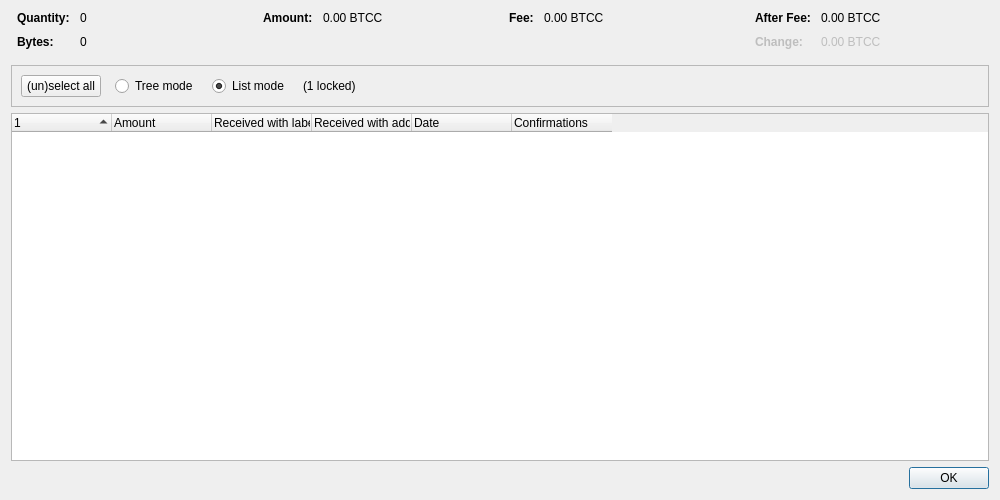
<?xml version="1.0" encoding="UTF-8"?>
<ui version="4.0">
 <class>CoinControlDialog</class>
 <widget class="QDialog" name="CoinControlDialog">
  <property name="geometry">
   <rect>
    <x>0</x>
    <y>0</y>
    <width>1000</width>
    <height>500</height>
   </rect>
  </property>
  <property name="windowTitle">
   <string>Coin Selection</string>
  </property>
  <layout class="QVBoxLayout" name="verticalLayout">
   <item>
    <layout class="QHBoxLayout" name="horizontalLayoutTop" stretch="0,0,0,0">
     <property name="topMargin">
      <number>0</number>
     </property>
     <property name="bottomMargin">
      <number>10</number>
     </property>
     <item>
      <layout class="QFormLayout" name="formLayoutCoinControl1">
       <property name="labelAlignment">
        <set>Qt::AlignLeft|Qt::AlignVCenter</set>
       </property>
       <property name="horizontalSpacing">
        <number>10</number>
       </property>
       <property name="verticalSpacing">
        <number>10</number>
       </property>
       <property name="leftMargin">
        <number>6</number>
       </property>
       <property name="rightMargin">
        <number>6</number>
       </property>
       <item row="0" column="0">
        <widget class="QLabel" name="labelCoinControlQuantityText">
         <property name="font">
          <font>
           <weight>75</weight>
           <bold>true</bold>
          </font>
         </property>
         <property name="text">
          <string>Quantity:</string>
         </property>
        </widget>
       </item>
       <item row="0" column="1">
        <widget class="QLabel" name="labelCoinControlQuantity">
         <property name="cursor">
          <cursorShape>IBeamCursor</cursorShape>
         </property>
         <property name="contextMenuPolicy">
          <enum>Qt::ActionsContextMenu</enum>
         </property>
         <property name="text">
          <string notr="true">0</string>
         </property>
         <property name="textInteractionFlags">
          <set>Qt::LinksAccessibleByMouse|Qt::TextSelectableByKeyboard|Qt::TextSelectableByMouse</set>
         </property>
        </widget>
       </item>
       <item row="1" column="0">
        <widget class="QLabel" name="labelCoinControlBytesText">
         <property name="font">
          <font>
           <weight>75</weight>
           <bold>true</bold>
          </font>
         </property>
         <property name="text">
          <string>Bytes:</string>
         </property>
        </widget>
       </item>
       <item row="1" column="1">
        <widget class="QLabel" name="labelCoinControlBytes">
         <property name="cursor">
          <cursorShape>IBeamCursor</cursorShape>
         </property>
         <property name="contextMenuPolicy">
          <enum>Qt::ActionsContextMenu</enum>
         </property>
         <property name="text">
          <string notr="true">0</string>
         </property>
         <property name="textInteractionFlags">
          <set>Qt::LinksAccessibleByMouse|Qt::TextSelectableByKeyboard|Qt::TextSelectableByMouse</set>
         </property>
        </widget>
       </item>
      </layout>
     </item>
     <item>
      <layout class="QFormLayout" name="formLayoutCoinControl2">
       <property name="horizontalSpacing">
        <number>10</number>
       </property>
       <property name="verticalSpacing">
        <number>10</number>
       </property>
       <property name="leftMargin">
        <number>6</number>
       </property>
       <property name="rightMargin">
        <number>6</number>
       </property>
       <item row="0" column="0">
        <widget class="QLabel" name="labelCoinControlAmountText">
         <property name="font">
          <font>
           <weight>75</weight>
           <bold>true</bold>
          </font>
         </property>
         <property name="text">
          <string>Amount:</string>
         </property>
        </widget>
       </item>
       <item row="0" column="1">
        <widget class="QLabel" name="labelCoinControlAmount">
         <property name="cursor">
          <cursorShape>IBeamCursor</cursorShape>
         </property>
         <property name="contextMenuPolicy">
          <enum>Qt::ActionsContextMenu</enum>
         </property>
         <property name="text">
          <string notr="true">0.00 BTCC</string>
         </property>
         <property name="textInteractionFlags">
          <set>Qt::LinksAccessibleByMouse|Qt::TextSelectableByKeyboard|Qt::TextSelectableByMouse</set>
         </property>
        </widget>
       </item>
      </layout>
     </item>
     <item>
      <layout class="QFormLayout" name="formLayoutCoinControl3">
       <property name="horizontalSpacing">
        <number>10</number>
       </property>
       <property name="verticalSpacing">
        <number>10</number>
       </property>
       <property name="leftMargin">
        <number>6</number>
       </property>
       <property name="rightMargin">
        <number>6</number>
       </property>
       <item row="0" column="0">
        <widget class="QLabel" name="labelCoinControlFeeText">
         <property name="font">
          <font>
           <weight>75</weight>
           <bold>true</bold>
          </font>
         </property>
         <property name="text">
          <string>Fee:</string>
         </property>
        </widget>
       </item>
       <item row="0" column="1">
        <widget class="QLabel" name="labelCoinControlFee">
         <property name="cursor">
          <cursorShape>IBeamCursor</cursorShape>
         </property>
         <property name="contextMenuPolicy">
          <enum>Qt::ActionsContextMenu</enum>
         </property>
         <property name="text">
          <string notr="true">0.00 BTCC</string>
         </property>
         <property name="textInteractionFlags">
          <set>Qt::LinksAccessibleByMouse|Qt::TextSelectableByKeyboard|Qt::TextSelectableByMouse</set>
         </property>
        </widget>
       </item>
      </layout>
     </item>
     <item>
      <layout class="QFormLayout" name="formLayoutCoinControl4">
       <property name="labelAlignment">
        <set>Qt::AlignLeft|Qt::AlignVCenter</set>
       </property>
       <property name="horizontalSpacing">
        <number>10</number>
       </property>
       <property name="verticalSpacing">
        <number>10</number>
       </property>
       <property name="leftMargin">
        <number>6</number>
       </property>
       <property name="rightMargin">
        <number>6</number>
       </property>
       <item row="0" column="0">
        <widget class="QLabel" name="labelCoinControlAfterFeeText">
         <property name="font">
          <font>
           <weight>75</weight>
           <bold>true</bold>
          </font>
         </property>
         <property name="text">
          <string>After Fee:</string>
         </property>
        </widget>
       </item>
       <item row="0" column="1">
        <widget class="QLabel" name="labelCoinControlAfterFee">
         <property name="cursor">
          <cursorShape>IBeamCursor</cursorShape>
         </property>
         <property name="contextMenuPolicy">
          <enum>Qt::ActionsContextMenu</enum>
         </property>
         <property name="text">
          <string notr="true">0.00 BTCC</string>
         </property>
         <property name="textInteractionFlags">
          <set>Qt::LinksAccessibleByMouse|Qt::TextSelectableByKeyboard|Qt::TextSelectableByMouse</set>
         </property>
        </widget>
       </item>
       <item row="1" column="0">
        <widget class="QLabel" name="labelCoinControlChangeText">
         <property name="enabled">
          <bool>false</bool>
         </property>
         <property name="font">
          <font>
           <weight>75</weight>
           <bold>true</bold>
          </font>
         </property>
         <property name="text">
          <string>Change:</string>
         </property>
        </widget>
       </item>
       <item row="1" column="1">
        <widget class="QLabel" name="labelCoinControlChange">
         <property name="enabled">
          <bool>false</bool>
         </property>
         <property name="cursor">
          <cursorShape>IBeamCursor</cursorShape>
         </property>
         <property name="contextMenuPolicy">
          <enum>Qt::ActionsContextMenu</enum>
         </property>
         <property name="text">
          <string notr="true">0.00 BTCC</string>
         </property>
         <property name="textInteractionFlags">
          <set>Qt::LinksAccessibleByMouse|Qt::TextSelectableByKeyboard|Qt::TextSelectableByMouse</set>
         </property>
        </widget>
       </item>
      </layout>
     </item>
    </layout>
   </item>
   <item>
    <widget class="QFrame" name="frame">
     <property name="minimumSize">
      <size>
       <width>0</width>
       <height>40</height>
      </size>
     </property>
     <property name="frameShape">
      <enum>QFrame::StyledPanel</enum>
     </property>
     <property name="frameShadow">
      <enum>QFrame::Sunken</enum>
     </property>
     <layout class="QHBoxLayout" name="horizontalLayout">
      <item>
       <layout class="QHBoxLayout" name="horizontalLayoutPanel" stretch="0,0,0,0,0">
        <property name="spacing">
         <number>14</number>
        </property>
        <item>
         <widget class="QPushButton" name="pushButtonSelectAll">
          <property name="sizePolicy">
           <sizepolicy hsizetype="Maximum" vsizetype="Fixed">
            <horstretch>0</horstretch>
            <verstretch>0</verstretch>
           </sizepolicy>
          </property>
          <property name="text">
           <string>(un)select all</string>
          </property>
          <property name="autoDefault">
           <bool>false</bool>
          </property>
         </widget>
        </item>
        <item>
         <widget class="QRadioButton" name="radioTreeMode">
          <property name="sizePolicy">
           <sizepolicy hsizetype="Maximum" vsizetype="Fixed">
            <horstretch>0</horstretch>
            <verstretch>0</verstretch>
           </sizepolicy>
          </property>
          <property name="text">
           <string>Tree mode</string>
          </property>
         </widget>
        </item>
        <item>
         <widget class="QRadioButton" name="radioListMode">
          <property name="sizePolicy">
           <sizepolicy hsizetype="Maximum" vsizetype="Fixed">
            <horstretch>0</horstretch>
            <verstretch>0</verstretch>
           </sizepolicy>
          </property>
          <property name="text">
           <string>List mode</string>
          </property>
          <property name="checked">
           <bool>true</bool>
          </property>
         </widget>
        </item>
        <item>
         <widget class="QLabel" name="labelLocked">
          <property name="text">
           <string notr="true">(1 locked)</string>
          </property>
         </widget>
        </item>
        <item>
         <spacer name="horizontalSpacer">
          <property name="orientation">
           <enum>Qt::Horizontal</enum>
          </property>
          <property name="sizeHint" stdset="0">
           <size>
            <width>40</width>
            <height>20</height>
           </size>
          </property>
         </spacer>
        </item>
       </layout>
      </item>
     </layout>
    </widget>
   </item>
   <item>
    <widget class="CoinControlTreeWidget" name="treeWidget">
     <property name="contextMenuPolicy">
      <enum>Qt::CustomContextMenu</enum>
     </property>
     <property name="sortingEnabled">
      <bool>false</bool>
     </property>
     <property name="columnCount">
      <number>6</number>
     </property>
     <attribute name="headerShowSortIndicator" stdset="0">
      <bool>true</bool>
     </attribute>
     <attribute name="headerStretchLastSection">
      <bool>false</bool>
     </attribute>
     <column>
      <property name="text">
       <string/>
      </property>
     </column>
     <column>
      <property name="text">
       <string>Amount</string>
      </property>
     </column>
     <column>
      <property name="text">
       <string>Received with label</string>
      </property>
     </column>
     <column>
      <property name="text">
       <string>Received with address</string>
      </property>
     </column>
     <column>
      <property name="text">
       <string>Date</string>
      </property>
     </column>
     <column>
      <property name="text">
       <string>Confirmations</string>
      </property>
      <property name="toolTip">
       <string>Confirmed</string>
      </property>
     </column>
     <column>
      <property name="text">
       <string/>
      </property>
     </column>
     <column>
      <property name="text">
       <string/>
      </property>
     </column>
     <column>
      <property name="text">
       <string/>
      </property>
     </column>
     <column>
      <property name="text">
       <string/>
      </property>
     </column>
    </widget>
   </item>
   <item>
    <widget class="QDialogButtonBox" name="buttonBox">
     <property name="orientation">
      <enum>Qt::Horizontal</enum>
     </property>
     <property name="standardButtons">
      <set>QDialogButtonBox::Ok</set>
     </property>
    </widget>
   </item>
  </layout>
 </widget>
 <customwidgets>
  <customwidget>
   <class>CoinControlTreeWidget</class>
   <extends>QTreeWidget</extends>
   <header>qt/coincontroltreewidget.h</header>
  </customwidget>
 </customwidgets>
 <resources/>
 <connections/>
</ui>
